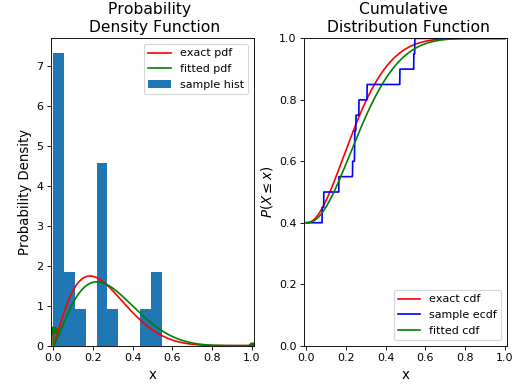

The Python source for this figure:
# -*- coding: utf-8 -*-
"""
Created on Mon Mar 12 10:47:40 2018

@author: arlan
"""

from beinf import beinf   
import matplotlib.pyplot as plt
import numpy as np

a, b, p, q = 2.3, 6.7, 0.4, 0.0
rv = beinf(a, b, p, q)

x_l = 0.15
sip = 1.0 - rv.cdf(x_l)

x = np.linspace(0.0, 1.0, 1000)

X = np.load('sample.npy')
#Fit these random variates to the beinf distribution
a_f, b_f, p_f, q_f = beinf.fit(X)
rv_f = beinf(a_f, b_f, p_f, q_f)

#Plot the exact pdf, histogram for the random sample, and the fitted pdf
fig = plt.figure()
ax1 = fig.add_subplot(1,2,1)
ax1.plot(x, rv.pdf(x), 'r-',label='exact pdf', lw=1.5)
ax1.hist(X,normed=True,label='sample hist',histtype='stepfilled')
ax1.plot(x, rv_f.pdf(x), 'g-',label='fitted pdf', lw=1.5)
ax1.legend(loc='upper right')
ax1.plot(0.0, p*(1-q), 'ro', ms=6)
ax1.plot(1.0, p*q, 'ro', ms=6)
ax1.plot(0.0, p_f*(1-q_f), 'go', ms=6)
ax1.plot(1.0, p_f*q_f, 'go', ms=6)
ax1.set_xlim((-0.01,1.01))
ax1.set_xlabel('x',fontsize=12)
ax1.set_ylabel('Probability Density',fontsize=12)
ax1.set_title('Probability \n Density Function',fontsize=14)

#Plot the exact cdf, ecdf for the random sample, and the fitted cdf
ax2 = fig.add_subplot(1,2,2)
ax2.plot(x, rv.cdf(x), 'r',label='exact cdf', lw=1.5)
ax2.plot(x, beinf.ecdf(x, X), 'b',label='sample ecdf')
ax2.plot(x, rv_f.cdf(x), 'g',label='fitted cdf', lw=1.5)
ax2.legend(loc='lower right')
ax2.set_xlim((-0.01,1.01))
ax2.set_ylim((0,1))   
ax2.set_xlabel('x',fontsize=12)
ax2.set_ylabel(r'$P(X\leq x)$',fontsize=12)
ax2.set_title('Cumulative \n Distribution Function',fontsize=14)

fig.subplots_adjust(left=0.1, right=0.99, bottom=0.1, top=0.9,
                    wspace=0.25)
